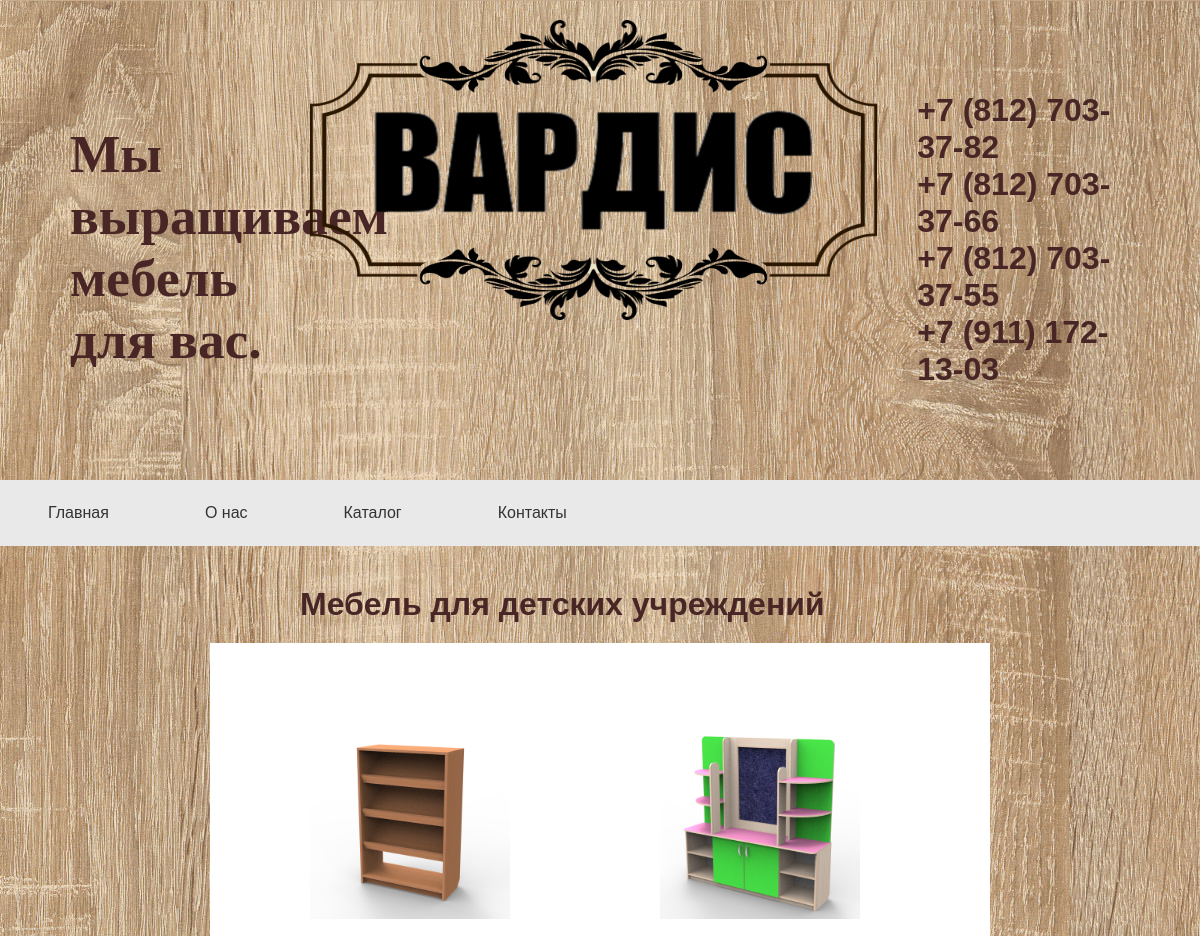
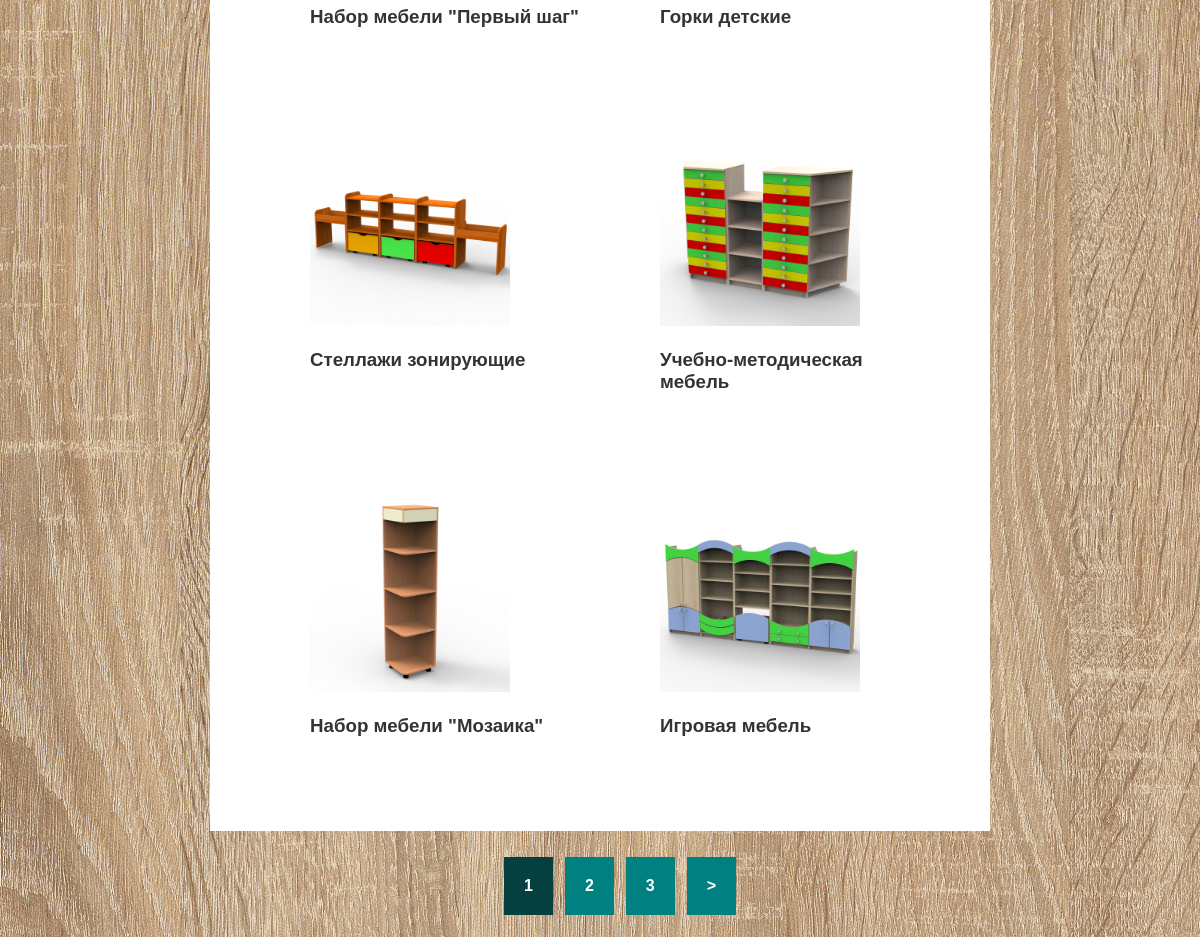
Screenshot of /catalog/mebel-dlya-detskih-uchrezhdenij with the database file from the repository (2 pictures, top to bottom).
### main/models.py (models this page shows)
class ContactPhone(models.Model):
    number = models.CharField(max_length=255, verbose_name='Номер телефона')
    contact = models.ForeignKey(Contact, on_delete=models.CASCADE, related_name='phone_numbers')
    def __str__(self):
        return self.number
    class Meta:
        verbose_name = 'Номер телефона'
        verbose_name_plural = 'Номера телефонов'

### catalog/models.py (models this page shows, shortened)
class Catalog(models.Model):
    title = models.CharField(max_length=200, verbose_name='Название каталога')
    slug = models.SlugField(max_length=255, unique=True, verbose_name='URL')
    photo = models.ImageField(upload_to='photos/%Y/%m/%d', blank=True, verbose_name='Изображение')
    is_display = models.BooleanField(default=True, verbose_name='Отображать')
    def get_absolute_url(self):
        return reverse('catalog', kwargs={'catalog_slug': self.slug})
    class Meta:
        verbose_name = 'Каталог'
        verbose_name_plural = 'Каталоги'

class ProductCategory(models.Model):
    number = models.CharField(max_length=10, verbose_name='Номер')
    name = models.CharField(max_length=255, verbose_name='Категория')
    catalog = models.ForeignKey(Catalog, on_delete=models.PROTECT, verbose_name='Каталог', related_name='categories')
    slug = models.SlugField(max_length=255, unique=True, verbose_name='URL')
    photo = models.ImageField(upload_to='photos/%Y/%m/%d', blank=True, verbose_name='Изображение')
    is_display = models.BooleanField(default=True, verbose_name='Отображать')
    def get_absolute_url(self):
        return reverse('product_category', kwargs={'product_category_slug': self.slug})
    class Meta:
        ordering = ['pk']
        verbose_name = 'Категорию'
        verbose_name_plural = 'Категории товара'

### catalog/views.py (the view)
# urls.py: path('catalog/<slug:catalog_slug>', CategoryList.as_view(), name='catalog'),
class CategoryList(DataMixin, ListView):
    model = ProductCategory
    template_name = 'catalog/categories.html'
    context_object_name = 'categories'
    def get_context_data(self, *, object_list=None, **kwargs):
        context = super().get_context_data(**kwargs)
        catalog = Catalog.objects.get(slug=self.kwargs['catalog_slug'])
        c_def = self.get_user_context(title=catalog.title)
        context.update(c_def)
        return context
    def get_queryset(self):
        return ProductCategory.objects.filter(catalog__slug=self.kwargs['catalog_slug'])

### catalog/utils.py (called while the page is built)
    def get_user_context(self, **kwargs):
        context = kwargs
        catalogs = Catalog.objects.all()
        context['catalogs'] = catalogs
        return context

### main/templatetags/main_tags.py (called while the page is built)
@register.inclusion_tag('main/megamenu.html')
def show_menu():
    catalogs = Catalog.objects.all()
    return {'catalogs': catalogs}

@register.inclusion_tag('main/phonenumbers.html')
def show_numbers():
    contact = Contact.objects.get(name='Офис')
    phones = contact.phone_numbers.all()
    return {'phones': phones}

### catalog/templates/catalog/categories.html
{% extends 'main/base.html' %}
{% block container  %}
    <h1>{{ title }}</h1>
    <main class="container">
        <ul class="category-list">
            {% for category in categories %}
                <li class="category-item">
                    <a href="{{ category.get_absolute_url }}">
                            <img src="{{ category.photo.url }}" alt="{{ category.name }}">
                            <h3 class="category-item-name">{{ category.name }}</h3>
                    </a>
                </li>
            {% endfor %}
        </ul>
    </main>
{% endblock %}

### main/templates/main/base.html (shortened to what this page needs)
<!DOCTYPE html>
{% load static %}
{% load main_tags %}
<html lang="en">
<head>
    <link rel="stylesheet" href="{% static 'css/style.css' %}">
    <link rel="stylesheet" href="{% static 'megamenu/css/style.css' %}">
    <link rel="stylesheet" href="{% static 'megamenu/css/ionicons.min.css' %}">
    <link rel="stylesheet" href={% static 'skippr/skippr.css' %}>
</head>
<body>
<div class="logo">
    <p>Мы выращиваем мебель для вас.</p>
    <img src="{% static 'image/logo.png' %}">
    {% show_numbers %}
</div>
{% show_menu %}
{% block container  %}{% endblock %}
{% if page_obj.has_other_pages %}
    <div>
        <ul class="list-pages">
            {% for p in paginator.page_range %}
                {% if page_obj.number == p %}
                    <li class="page-num page-num-selected">{{ p }}</li>
                {% elif p >= page_obj.number|add:-2 and p <= page_obj.number|add:2 %}
                    <li class="page-num">
                        <a href="?page={{ p }}">{{ p }}</a>
                    </li>
                {% endif %}
            {% endfor %}
            {% if page_obj.has_next %}
                <li class="page-num">
                    <a href="?page={{ page_obj.next_page_number }}">&gt;</a>
                </li>
            {% endif %}
        </ul>
    </div>
{% endif %}
</body>
</html>

### main/templates/main/phonenumbers.html
<ul class="phone-numbers">
    {% for number in phones %}
        <li>{{ number }}</li>
    {% endfor%}
</ul>

### main/templates/main/megamenu.html (shortened to what this page needs)
{% load static %}
<div class="menu-container">
        <div class="menu">
            <ul>
                <li>
                    <a href="{% url 'index' %}">Главная</a>
                </li>
                <li>
                    <a href="{% url 'about' %}">О нас</a>
                </li>
                <li>
                    <a href="">Каталог</a>
                </li>
                <li>
                    <a href="{% url 'contacts' %}">Контакты</a>
                </li>
            </ul>
        </div>
    </div>

### main/static/css/style.css (style rules this page uses)
body { margin: 0; padding: 0; background: url("../image/backgroud.jpg"); }
h1 { margin: 0 auto; padding-top: 40px; width: 50%; color: #482626; }
.logo { padding: 20px; justify-content: space-around; display: flex; }
.logo img { height: 300px; width: 700px; display: block; margin-left: auto; margin-right: auto; }
.logo p { color: #482626; font-size: 40pt; font-family: "Harlow Solid Italic"; font-weight: bold; padding-left: 50px; padding-top: 50px; flex-wrap: wrap; width: 25%; align-items: center; }
.container { display: block; width: 65%; margin: 20px auto; box-sizing: border-box; background-color: #FFFFFF; padding: 20px; }
.list-pages { display: flex; justify-content: center; list-style: none; }
.list-pages .page-num-selected { background: #063f3f; padding: 20px; color: #FFFFFF; }
.list-pages a { background: teal; padding: 20px; display: block; color: #FFFFFF; text-decoration: none; }
.list-pages .page-num { margin: 6px; font-weight: bold; }
.category-item { padding: 40px; width: 350px; }
.category-item a { text-decoration: none; align-items: center; }
.category-item img { width: 200px; }
.category-list { list-style: none; display: flex; flex-wrap: wrap; justify-content: space-around; }
.category-list li { display: inline; }
.phone-numbers { list-style: none; color: #482626; font-weight: bold; font-size: 24pt; padding: 40px; }

### main/static/megamenu/css/style.css (style rules this page uses)
body { font-family: 'Source Sans Pro', sans-serif; }
* { box-sizing: border-box; }
a { color: #333; }
.menu-container { width: 100%; margin: 0 auto; background: #e9e9e9; }
.menu-dropdown-icon:before { content: "\f489"; font-family: "Ionicons"; display: none; cursor: pointer; float: right; padding: 1.5em 2em; background: #fff; color: #333; }
.menu > ul { margin: 0 auto; width: 100%; list-style: none; padding: 0; position: relative; box-sizing: border-box; }
.menu > ul:before, .menu > ul:after { content: ""; display: table; }
.menu > ul:after { clear: both; }
.menu > ul > li { float: left; background: #e9e9e9; padding: 0; margin: 0; }
.menu > ul > li a { text-decoration: none; padding: 1.5em 3em; display: block; }

### rows the page displays
ContactPhone: number "+7 (812) 703-37-82"
ContactPhone: number "+7 (812) 703-37-66"
ContactPhone: number "+7 (812) 703-37-55"
ContactPhone: number "+7 (911) 172-13-03"
Catalog: title "Мебель для детских учреждений"
ProductCategory: photo (picture), name "Набор мебели \"Первый шаг\""
ProductCategory: photo (picture), name "Горки детские"
ProductCategory: photo (picture), name "Стеллажи зонирующие"
ProductCategory: photo (picture), name "Учебно-методическая мебель"
ProductCategory: photo (picture), name "Набор мебели \"Мозаика\""
ProductCategory: photo (picture), name "Игровая мебель"

### other values shown
{{ p }} "1"
{{ p }} "2" "3"
